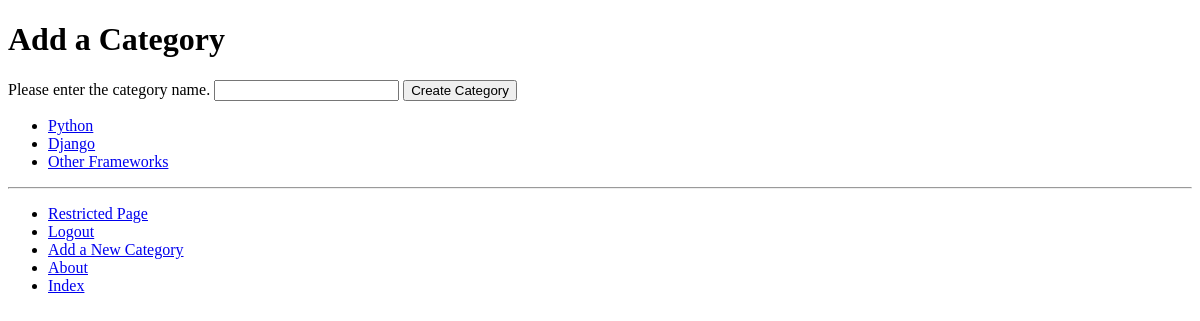
The app's page /rango/add_category/ (signed in), older data.
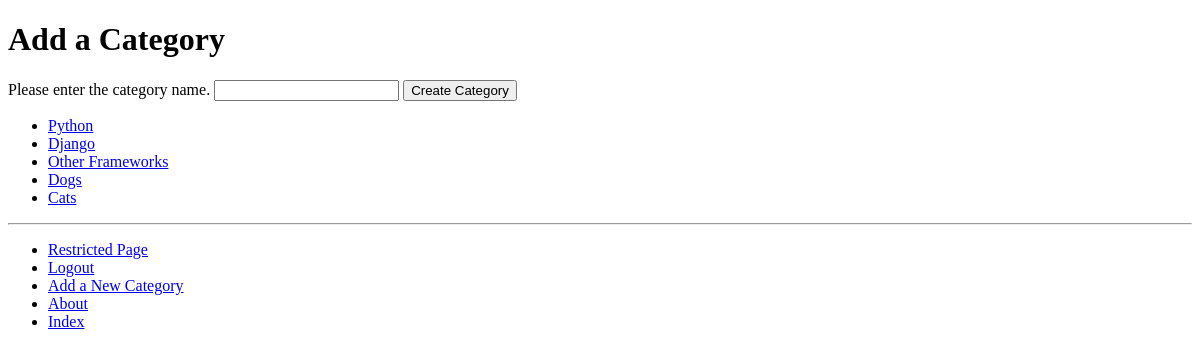
The same page, newer data.
### rango/models.py (models this page shows, shortened)
class Category(models.Model):
	name = models.CharField(max_length=128, unique = True)
	views = models.IntegerField(default = 0)
	likes = models.IntegerField(default = 0)
	slug = models.SlugField(unique = True)
	class Meta:
	    verbose_name_plural = 'Categories'

### rango/views.py (the view, shortened to what this page needs)
# urls.py: path('add_category/', views.add_category, name = 'add_category'),
@login_required
def add_category(request):
	form = CategoryForm()
	return render(request, 'rango/add_category.html', {'form': form})

### rango/forms.py
class CategoryForm(forms.ModelForm):
	name_max_leng = 128
	name = forms.CharField(max_length=name_max_leng, help_text="Please enter the category name.")
	views = forms.IntegerField(widget = forms.HiddenInput(), initial = 0)
	likes = forms.IntegerField(widget = forms.HiddenInput(), initial = 0)
	slug = forms.CharField(widget = forms.HiddenInput(), required = False)
	class Meta:
		model = Category
		fields = ('name',)

### rango/templatetags/rango_template_tags.py (called while the page is built)
@register.inclusion_tag('rango/categories.html')
def get_category_list(current_category=None):
	return {'categories': Category.objects.all(), 'current_category': current_category}

### templates/rango/add_category.html (shortened to what this page needs)
{% extends 'rango/base.html' %}
{% block body_block %}
  <h1>Add a Category</h1>
  <div>
    <form id="category_form" method="post" action="{% url 'rango:add_category' %}">
      {% for field in form.visible_fields %}
        {{ field.help_text }}
        {{ field }}
      {% endfor %}
      <input type="submit" name="submit" value="Create Category" />
    </form>
  </div>
{% endblock %}

### templates/rango/categories.html
<ul>
  {% if categories %}
    {% for c in categories %}
      {% if c == current_category %}
        <li>
          <strong>
            <a href="{% url 'rango:show_category' c.slug %}">{{ c.name }}</a>
          </strong>
        </li>
      {% else %}
        <li>
          <a href="{% url 'rango:show_category' c.slug %}">{{ c.name }}</a>
        </li>
      {% endif %}
    {% endfor %}
  {% else %}
    <li><strong>There are no categories present.</strong></li>
  {% endif %}
</ul>

Row changes from the older to the newer data that the page shows:
added Category: name "Dogs"
added Category: name "Cats"
